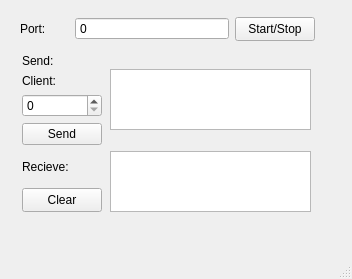
<?xml version="1.0" encoding="UTF-8"?>
<ui version="4.0">
 <class>MainWindow</class>
 <widget class="QMainWindow" name="MainWindow">
  <property name="geometry">
   <rect>
    <x>0</x>
    <y>0</y>
    <width>352</width>
    <height>279</height>
   </rect>
  </property>
  <property name="maximumSize">
   <size>
    <width>376</width>
    <height>281</height>
   </size>
  </property>
  <property name="windowTitle">
   <string>MainWindow</string>
  </property>
  <widget class="QWidget" name="centralwidget">
   <property name="minimumSize">
    <size>
     <width>352</width>
     <height>236</height>
    </size>
   </property>
   <widget class="QWidget" name="layoutWidget">
    <property name="geometry">
     <rect>
      <x>20</x>
      <y>10</y>
      <width>295</width>
      <height>209</height>
     </rect>
    </property>
    <layout class="QVBoxLayout" name="verticalLayout_4">
     <item>
      <layout class="QHBoxLayout" name="horizontalLayout_3">
       <item>
        <widget class="QLabel" name="label_2">
         <property name="maximumSize">
          <size>
           <width>49</width>
           <height>16</height>
          </size>
         </property>
         <property name="text">
          <string>Port: </string>
         </property>
        </widget>
       </item>
       <item>
        <widget class="QSpinBox" name="PORT">
         <property name="buttonSymbols">
          <enum>QAbstractSpinBox::ButtonSymbols::NoButtons</enum>
         </property>
         <property name="maximum">
          <number>99999</number>
         </property>
        </widget>
       </item>
       <item>
        <widget class="QPushButton" name="StartStop">
         <property name="maximumSize">
          <size>
           <width>80</width>
           <height>24</height>
          </size>
         </property>
         <property name="text">
          <string>Start/Stop</string>
         </property>
         <property name="checkable">
          <bool>true</bool>
         </property>
         <property name="checked">
          <bool>false</bool>
         </property>
        </widget>
       </item>
      </layout>
     </item>
     <item>
      <layout class="QVBoxLayout" name="verticalLayout_3">
       <item>
        <layout class="QHBoxLayout" name="horizontalLayout_2">
         <item>
          <layout class="QVBoxLayout" name="verticalLayout">
           <item>
            <widget class="QLabel" name="label_3">
             <property name="maximumSize">
              <size>
               <width>49</width>
               <height>16</height>
              </size>
             </property>
             <property name="text">
              <string>Send:</string>
             </property>
            </widget>
           </item>
           <item>
            <widget class="QLabel" name="label">
             <property name="text">
              <string>Client:</string>
             </property>
            </widget>
           </item>
           <item>
            <widget class="QSpinBox" name="spinBox"/>
           </item>
           <item>
            <widget class="QPushButton" name="Send">
             <property name="maximumSize">
              <size>
               <width>80</width>
               <height>24</height>
              </size>
             </property>
             <property name="text">
              <string>Send</string>
             </property>
            </widget>
           </item>
          </layout>
         </item>
         <item>
          <widget class="QTextEdit" name="SentText">
           <property name="maximumSize">
            <size>
             <width>201</width>
             <height>61</height>
            </size>
           </property>
          </widget>
         </item>
        </layout>
       </item>
       <item>
        <layout class="QHBoxLayout" name="horizontalLayout">
         <item>
          <layout class="QVBoxLayout" name="verticalLayout_2">
           <item>
            <widget class="QLabel" name="label_4">
             <property name="text">
              <string>Recieve:</string>
             </property>
            </widget>
           </item>
           <item>
            <widget class="QPushButton" name="Clear">
             <property name="maximumSize">
              <size>
               <width>80</width>
               <height>24</height>
              </size>
             </property>
             <property name="text">
              <string>Clear</string>
             </property>
            </widget>
           </item>
          </layout>
         </item>
         <item>
          <widget class="QTextEdit" name="RecievedText">
           <property name="maximumSize">
            <size>
             <width>201</width>
             <height>61</height>
            </size>
           </property>
          </widget>
         </item>
        </layout>
       </item>
      </layout>
     </item>
    </layout>
   </widget>
  </widget>
  <widget class="QMenuBar" name="menubar">
   <property name="geometry">
    <rect>
     <x>0</x>
     <y>0</y>
     <width>352</width>
     <height>21</height>
    </rect>
   </property>
  </widget>
  <widget class="QStatusBar" name="statusbar"/>
 </widget>
 <resources/>
 <connections/>
</ui>
